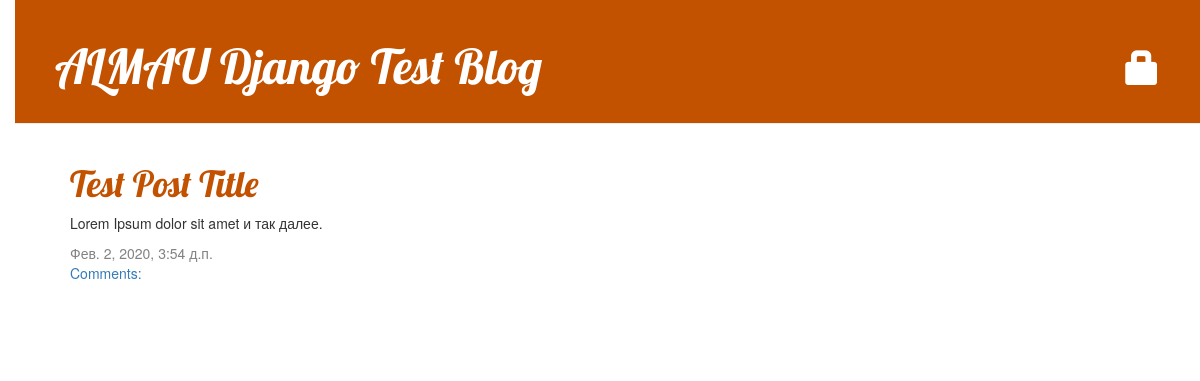
Screenshot of /blog/ with the database file from the repository.
### blog/models.py (models this page shows, shortened)
class Post(models.Model):
    author = models.ForeignKey(settings.AUTH_USER_MODEL, on_delete=models.CASCADE)
    title = models.CharField(max_length=200)
    text = models.TextField()
    created_date = models.DateTimeField(default=timezone.now)
    published_date = models.DateTimeField(blank=True, null=True)

### blog/views.py (the view)
# urls.py: path('', views.post_list, name='post_list'),
def post_list(request):
    posts = Post.objects.filter(published_date__lte=timezone.now()).order_by('published_date')
    return render(request, 'blog/post_list.html', {'posts': posts})

### blog/templates/blog/post_list.html
{% extends 'blog/base.html' %}
{% block content %}
    {% for post in posts %}
        <div class="post">
            <h1><a href="{% url 'blog:post_detail' pk=post.pk %}">{{ post.title }}</a></h1>
            <p>{{ post.text|linebreaksbr }}</p>
			{% if post.published_date %}
            <div class="date">
                {{ post.published_date }}
            </div>
			{% endif %}
			<a href="{% url 'blog:post_detail' pk=post.pk %}">Comments: {{ post.approved_comments.count }}</a>
        </div>
    {% endfor %}
{% endblock %}

### blog/static/css/blog.css (style rules this page uses)
h1 a, h2 a { color: #C25100; font-family: 'Lobster'; }
body { padding-left: 15px; }
h1, h2, h3, h4 { font-family: 'Lobster', cursive; }
.date { color: #828282; }
.post { margin-bottom: 70px; }

### rows the page displays
Post: title "Test Post Title", text "Lorem Ipsum dolor sit amet и так далее.", published_date "Фев. 2, 2020, 3:54 д.п."
